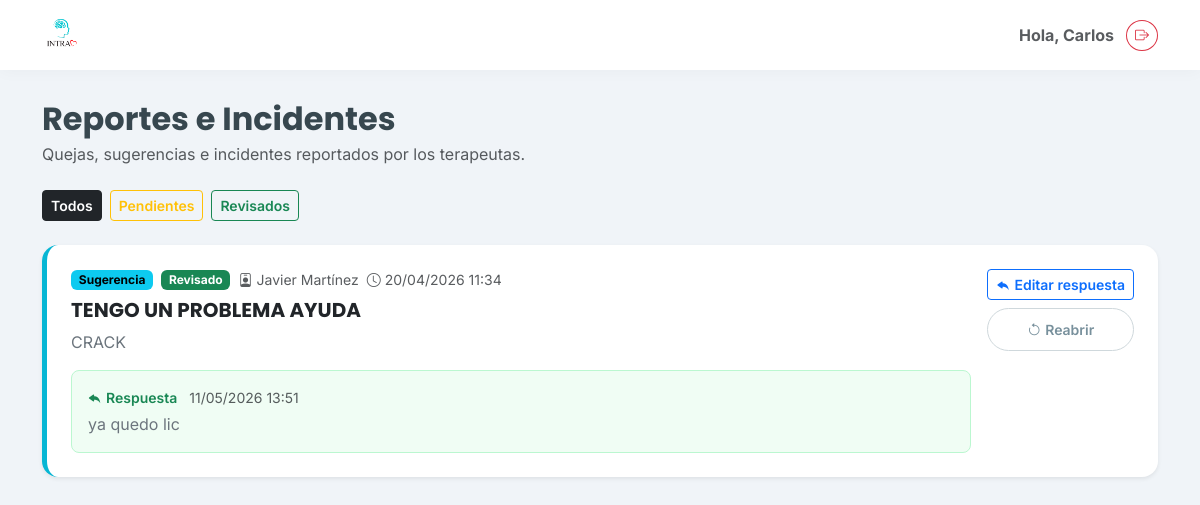
Page /incidentes/ (signed in) on the committed database.
### clinica/models.py (models this page shows, shortened)
class ReporteIncidente(models.Model):
    TIPO_QUEJA = 'queja'
    TIPO_SUGERENCIA = 'sugerencia'
    TIPO_INCIDENTE = 'incidente'
    TIPO_CHOICES = [
        (TIPO_QUEJA, 'Queja'),
        (TIPO_SUGERENCIA, 'Sugerencia'),
        (TIPO_INCIDENTE, 'Incidente en consultorio'),
    ]
    ESTADO_PENDIENTE = 'pendiente'
    ESTADO_REVISADO = 'revisado'
    ESTADO_CHOICES = [
        (ESTADO_PENDIENTE, 'Pendiente'),
        (ESTADO_REVISADO, 'Revisado'),
    ]
    terapeuta = models.ForeignKey(
        Terapeuta, on_delete=models.CASCADE, related_name='reportes_incidente'
    )
    tipo = models.CharField(max_length=20, choices=TIPO_CHOICES)
    titulo = models.CharField(max_length=200)
    descripcion = models.TextField()
    estado = models.CharField(max_length=20, choices=ESTADO_CHOICES, default=ESTADO_PENDIENTE)
    fecha_creacion = models.DateTimeField(auto_now_add=True)
    respuesta = models.TextField(blank=True, default='')
    respuesta_fecha = models.DateTimeField(null=True, blank=True)
    class Meta:
        verbose_name = "Reporte / Incidente"
        verbose_name_plural = "Reportes e Incidentes"
        ordering = ['-fecha_creacion']

class Terapeuta(models.Model):
    usuario = models.OneToOneField(User, on_delete=models.SET_NULL, null=True, blank=True, related_name='perfil_terapeuta')
    nombre = models.CharField(max_length=100)
    activo = models.BooleanField(default=True)

### clinica/views.py (the view, shortened to what this page needs)
# urls.py: path('incidentes/', clinica_views.lista_incidentes, name='lista_incidentes'),
@login_required
def lista_incidentes(request):
    if not (request.user.is_superuser or request.user.is_staff):
        return redirect('home')
    incidentes = ReporteIncidente.objects.select_related('terapeuta').all()
    estado_filter = request.GET.get('estado', '')
    if estado_filter in [ReporteIncidente.ESTADO_PENDIENTE, ReporteIncidente.ESTADO_REVISADO]:
        incidentes = incidentes.filter(estado=estado_filter)
    pendientes_count = ReporteIncidente.objects.filter(estado=ReporteIncidente.ESTADO_PENDIENTE).count()
    return render(request, 'clinica/lista_incidentes.html', {
        'incidentes': incidentes,
        'estado_filter': estado_filter,
        'pendientes_count': pendientes_count,
    })

### clinica/templates/clinica/lista_incidentes.html (shortened to what this page needs)
{% extends 'clinica/base.html' %}
{% block content %}
<div class="d-flex justify-content-between align-items-center mb-4 flex-wrap gap-2">
    <div>
        <h2 class="fw-bold mb-1">Reportes e Incidentes</h2>
        <p class="text-muted mb-0">Quejas, sugerencias e incidentes reportados por los terapeutas.</p>
    </div>
</div>
<div class="d-flex gap-2 mb-4 flex-wrap">
    <a href="{% url 'lista_incidentes' %}"
       class="btn btn-sm fw-semibold {% if not estado_filter %}btn-dark{% else %}btn-outline-secondary{% endif %}">
        Todos
    </a>
    <a href="{% url 'lista_incidentes' %}?estado=pendiente"
       class="btn btn-sm fw-semibold {% if estado_filter == 'pendiente' %}btn-warning text-dark{% else %}btn-outline-warning{% endif %}">
        Pendientes
    </a>
    <a href="{% url 'lista_incidentes' %}?estado=revisado"
       class="btn btn-sm fw-semibold {% if estado_filter == 'revisado' %}btn-success{% else %}btn-outline-success{% endif %}">
        Revisados
    </a>
</div>
{% if incidentes %}
<div class="d-flex flex-column gap-3">
    {% for inc in incidentes %}
    <div class="card border-0 shadow-sm rounded-4"
         style="border-left: 5px solid {% if inc.tipo == 'queja' %}#ef4444{% elif inc.tipo == 'sugerencia' %}#06b6d4{% else %}#f59e0b{% endif %} !important;">
        <div class="card-body p-4">
            <div class="d-flex justify-content-between align-items-start flex-wrap gap-3">
                <div class="flex-grow-1">
                    <div class="d-flex align-items-center gap-2 mb-2 flex-wrap">
                        {% if inc.tipo == 'queja' %}
                            <span class="badge text-bg-danger">Queja</span>
                        {% elif inc.tipo == 'sugerencia' %}
                            <span class="badge text-bg-info">Sugerencia</span>
                        {% else %}
                            <span class="badge text-bg-warning text-dark">Incidente en consultorio</span>
                        {% endif %}
                        {% if inc.estado == 'pendiente' %}
                            <span class="badge text-bg-secondary">Pendiente</span>
                        {% else %}
                            <span class="badge text-bg-success">Revisado</span>
                        {% endif %}
                        <span class="text-muted small">
                            <i class="bi bi-person-badge me-1"></i>{{ inc.terapeuta.nombre }}
                        </span>
                        <span class="text-muted small">
                            <i class="bi bi-clock me-1"></i>{{ inc.fecha_creacion|date:"d/m/Y H:i" }}
                        </span>
                    </div>
                    <h5 class="fw-bold mb-2">{{ inc.titulo }}</h5>
                    <p class="text-secondary mb-0" style="white-space:pre-line;">{{ inc.descripcion }}</p>
                    {% if inc.respuesta %}
                    <div class="mt-3 p-3 rounded-3" style="background:#f0fdf4; border:1px solid #bbf7d0;">
                        <div class="d-flex align-items-center gap-1 mb-1 text-success fw-semibold small">
                            <i class="bi bi-reply-fill"></i> Respuesta
                            {% if inc.respuesta_fecha %}
                            <span class="text-muted fw-normal ms-2">{{ inc.respuesta_fecha|date:"d/m/Y H:i" }}</span>
                            {% endif %}
                        </div>
                        <p class="mb-0 text-secondary" style="white-space:pre-line;">{{ inc.respuesta }}</p>
                    </div>
                    {% endif %}
                </div>
                <div class="flex-shrink-0 d-flex flex-column gap-2">
                    <button type="button"
                            class="btn btn-sm btn-outline-primary fw-semibold"
                            data-bs-toggle="modal"
                            data-bs-target="#modalResponder"
                            data-id="{{ inc.id }}"
                            data-titulo="{{ inc.titulo }}"
                            data-respuesta="{{ inc.respuesta }}">
                        <i class="bi bi-reply-fill me-1"></i>{% if inc.respuesta %}Editar respuesta{% else %}Responder{% endif %}
                    </button>
                    <form method="POST" action="{% url 'lista_incidentes' %}{% if estado_filter %}?estado={{ estado_filter }}{% endif %}">
                        {% if inc.estado == 'pendiente' %}
                            <input type="hidden" name="estado" value="revisado">
                            <button type="submit" class="btn btn-sm btn-outline-success fw-semibold w-100">
                                <i class="bi bi-check2-circle me-1"></i>Marcar revisado
                            </button>
                        {% else %}
                            <button type="submit" class="btn btn-sm btn-outline-secondary fw-semibold w-100">
                                <i class="bi bi-arrow-counterclockwise me-1"></i>Reabrir
                            </button>
                        {% endif %}
                    </form>
                </div>
            </div>
        </div>
    </div>
    {% endfor %}
</div>
{% endif %}
{% endblock %}

### clinica/templates/clinica/base.html (shortened to what this page needs)
{% load static %}
<!DOCTYPE html>
<html lang="es">
<head>
    <link href="https://cdn.jsdelivr.net/npm/bootstrap@5.3.0/dist/css/bootstrap.min.css" rel="stylesheet">
    <link rel="stylesheet" href="https://cdn.jsdelivr.net/npm/bootstrap-icons@1.10.5/font/bootstrap-icons.css">
</head>
<body>
    <nav class="navbar navbar-expand-lg fixed-top">
        <div class="container">
            <a class="navbar-brand d-flex align-items-center" href="{% url 'home' %}">
               <img src="{% static 'clinica/images/logo.png' %}" alt="Logo INTRA" class="me-2">
            </a>
            <div class="d-flex align-items-center gap-2">
                <span class="me-1 text-muted fw-bold d-none d-md-block">
                    Hola, {{ user.username|title }}
                </span>
<form action="{% url 'logout' %}" method="post">
                    <button type="submit" class="btn btn-outline-danger btn-sm rounded-circle" title="Cerrar Sesión">
                        <i class="bi bi-box-arrow-right"></i>
                    </button>
                </form>
            </div>
        </div>
    </nav>
    <div class="container" style="margin-top: 100px;">
        {% block content %}
        {% endblock %}
    </div>
</body>
<link href="https://cdn.jsdelivr.net/npm/select2@4.1.0-rc.0/dist/css/select2.min.css" rel="stylesheet" />
<link rel="stylesheet" href="https://cdn.jsdelivr.net/npm/select2-bootstrap-5-theme@1.3.0/dist/select2-bootstrap-5-theme.min.css" />
</html>

### clinica/templates/clinica/base.html (style rules this page uses)
:root { --intra-primary: #26C6DA; --intra-secondary: #EF5350; --intra-dark: #37474F; --intra-light: #F0F4F8; --intra-white: #FFFFFF; }
body { background-color: var(--intra-light); font-family: 'Inter', sans-serif; color: var(--intra-dark); }
h1, h2, h3, h4, h5, .navbar-brand { font-family: 'Poppins', sans-serif; }
.btn-outline-secondary { border-color: #CFD8DC; color: #78909C; border-radius: 50px; padding: 10px 25px; }
.card { border: none; border-radius: 20px; box-shadow: 0 10px 30px rgba(0,0,0,0.05); }
.navbar { background-color: var(--intra-white); box-shadow: 0 2px 15px rgba(0,0,0,0.03); padding-top: 10px; padding-bottom: 10px; }
.navbar-brand img { height: 40px; width: auto; }

### rows in the picture
ReporteIncidente: tipo "Sugerencia", estado "Revisado", terapeuta.nombre "Javier Martínez", fecha_creacion "20/04/2026 11:34", titulo "TENGO UN PROBLEMA AYUDA", descripcion "CRACK", respuesta_fecha "11/05/2026 13:51", respuesta "ya quedo lic", shows "Editar respuesta"

### other values in the picture
{{ user.username|title }} "Carlos"
